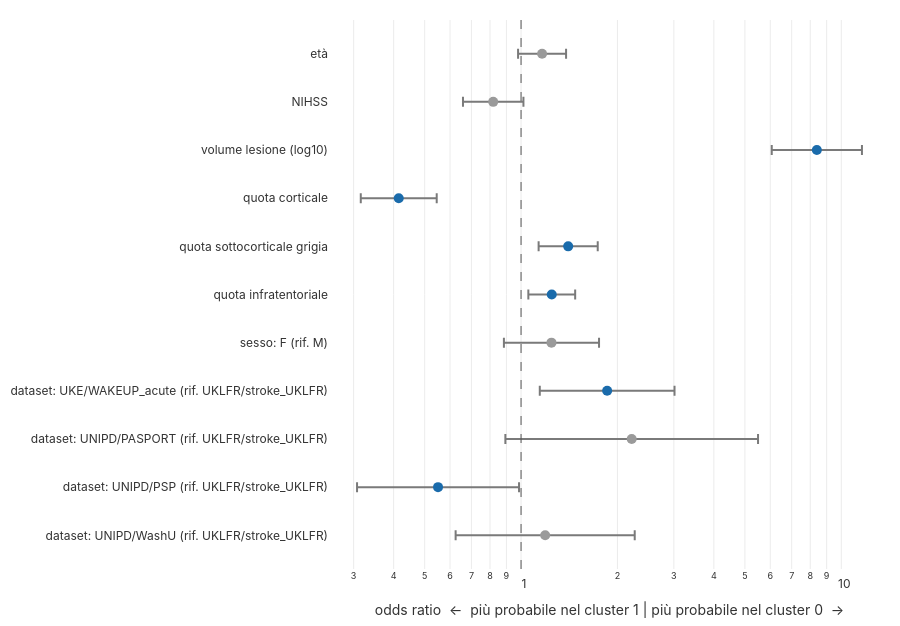

Notebook code cell kept with this figure:
### Markdown cell above
**Cosa distingue i due cluster**

Regressione logistica sui soli soggetti dei due cluster: l'esito è "sta nel cluster 1".

- Odds ratio sopra 1: la variabile rende più probabile il cluster 1. Sotto 1: il cluster 2. Per le numeriche è per una deviazione standard in più.

- Il punto è blu se l'intervallo di confidenza al 95% non contiene 1.

- È un'associazione, non una causa. Se il volume della lesione è l'input del clustering (run lesion), è associato ai cluster anche per costruzione.

- Se la regressione non è stimabile (pochi soggetti, collinearità, separazione perfetta) solleva `ValueError` col motivo.

### Code cell
regression = pair_regression(pair, LABEL_1)

print(
    f"{regression.n_used} soggetti usati ({regression.n_in_cluster} nel cluster {LABEL_1}), "
    f"{regression.n_dropped_missing} esclusi per dati mancanti | "
    f"AUC = {regression.auc:.2f} | pseudo-R² = {regression.pseudo_r2:.2f}"
)
regression_table = regression.coefficients.copy()
regression_table.index = [regression_term_label(term) for term in regression_table.index]
display(regression_table.round(3))
build_odds_ratio_figure(regression, LABEL_1, LABEL_2).show()

### Figure 1 — Plotly figure (JSON) as saved in the notebook; plotly's stock layout.template omitted (floating-point values rounded to 4 significant figures)
{"data": [{"error_x": {"array": [1.075, 0.435, 3.28, 1.157, 0.5074, 0.2286, 0.3322, 0.1303, 3.213, 0.1987, 0.219], "arrayminus": [0.5646, 0.243, 1.322, 0.713, 0.3605, 0.1932, 0.2686, 0.09915, 2.323, 0.1599, 0.1843], "color": "#7a7a7a", "symmetric": false, "thickness": 2, "type": "data", "width": 5}, "hovertemplate": "%{y}<br>odds ratio %{x:.2f}<extra></extra>", "marker": {"color": ["#9a9a9a", "#1a6bab", "#9a9a9a", "#1a6bab", "#9a9a9a", "#1a6bab", "#1a6bab", "#1a6bab", "#1a6bab", "#9a9a9a", "#9a9a9a"], "size": 10}, "mode": "markers", "type": "scatter", "x": [1.189, 0.5505, 2.216, 1.857, 1.244, 1.247, 1.403, 0.415, 8.387, 0.8185, 1.163], "y": ["dataset: UNIPD/WashU (rif. UKLFR/stroke_UKLFR)", "dataset: UNIPD/PSP (rif. UKLFR/stroke_UKLFR)", "dataset: UNIPD/PASPORT (rif. UKLFR/stroke_UKLFR)", "dataset: UKE/WAKEUP_acute (rif. UKLFR/stroke_UKLFR)", "sesso: F (rif. M)", "quota infratentoriale", "quota sottocorticale grigia", "quota corticale", "volume lesione (log10)", "NIHSS", "età"]}], "layout": {"font": {"color": "#333", "family": "-apple-system, \"system-ui\", \"Segoe UI\", Roboto, Oxygen-Sans, Ubuntu, Cantarell, \"Helvetica Neue\", sans-serif"}, "height": 626, "margin": {"b": 10, "l": 10, "r": 10, "t": 20}, "paper_bgcolor": "white", "plot_bgcolor": "white", "shapes": [{"line": {"color": "#555", "dash": "dash", "width": 1}, "type": "line", "x0": 1, "x1": 1, "xref": "x", "y0": 0, "y1": 1, "yref": "y domain"}], "showlegend": false, "xaxis": {"gridcolor": "#ececec", "title": {"text": "odds ratio  ←  più probabile nel cluster 1 | più probabile nel cluster 0  →"}, "type": "log"}, "yaxis": {"showgrid": false}}}
